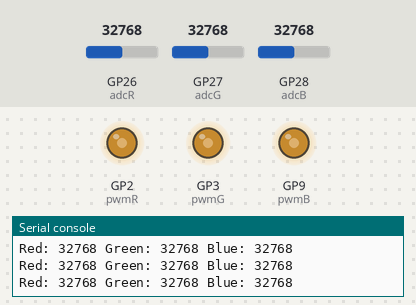
This program was run on a simulated Raspberry Pi Pico running MicroPython. Shown: output pins drawn as LEDs (lit = HIGH), the last lines printed to the serial console. The test bench sets the inputs (shaded band); at power-on: GP26 (adcR) = 32768, GP27 (adcG) = 32768, GP28 (adcB) = 32768 (analog values on the 0–65535 scale).

Above: at 1.2 s.
1.3 s: GP26 (adcR) set to 45874
At 2.3 s:
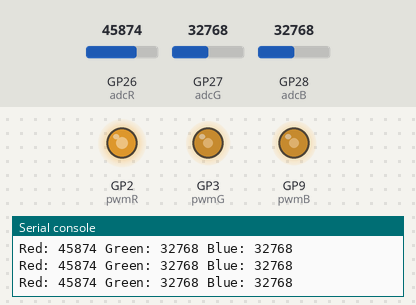
2.8 s: GP27 (adcG) set to 45874
At 3.8 s:
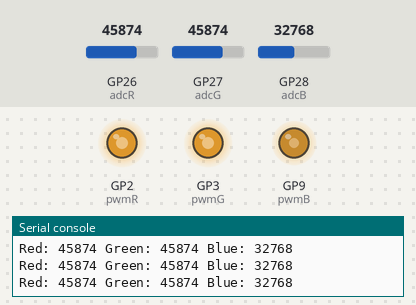
4.3 s: GP28 (adcB) set to 45874
At 5.2 s:
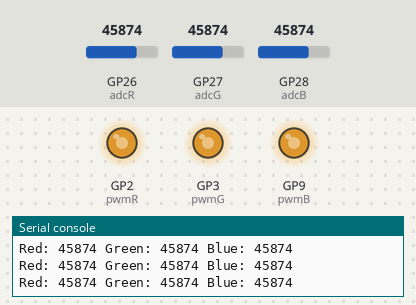
5.8 s: GP26 (adcR) set to 57670
At 6.7 s:
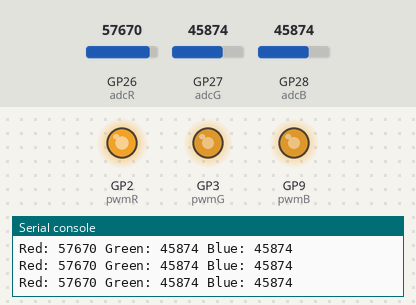
7.3 s: GP27 (adcG) set to 57670
At 8.1 s:
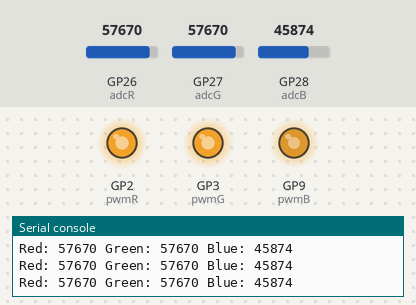
8.8 s: GP28 (adcB) set to 57670
At 9.6 s:
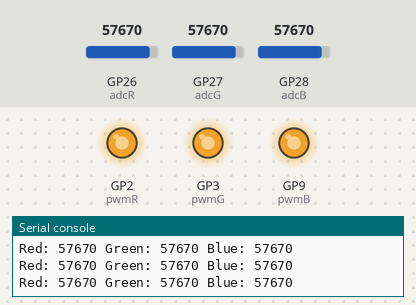
Timing chart, 0 to 11.3 s (numbered marks = the images above; inputs shaded):
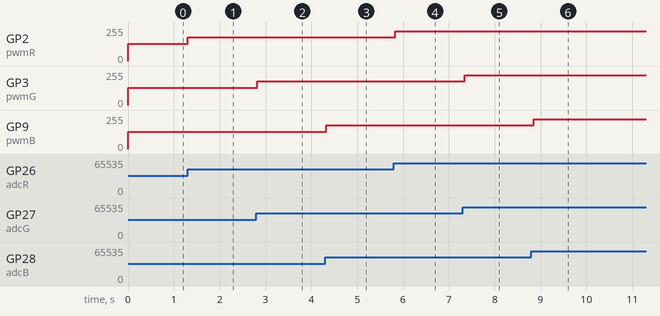

Measured:
- after the input at 1.3 s, GP2 (pwmR): 128/255 → 178/255 at once
- after the input at 2.8 s, GP3 (pwmG): 128/255 → 178/255 at once
- after the input at 4.3 s, GP9 (pwmB): 128/255 → 178/255 at once
- after the input at 5.8 s, GP2 (pwmR): 178/255 → 224/255 at once
- after the input at 7.3 s, GP3 (pwmG): 178/255 → 224/255 at once
- after the input at 8.8 s, GP9 (pwmB): 178/255 → 224/255 after 0.05 s

The program:

RGB_LED.py
```python
from machine import Pin, ADC, PWM
import time

# 初始化可變電阻的腳位
adcR = ADC(Pin(26))
adcG = ADC(Pin(27))
adcB = ADC(Pin(28))

# 設置RGB LED的腳位
pwmR = PWM(Pin(2))
pwmG = PWM(Pin(3))
pwmB = PWM(Pin(9))

# 設定PWM頻率
pwmR.freq(1000)
pwmG.freq(1000)
pwmB.freq(1000)

# 設定PWM占空比為0，指LED熄滅
pwmR.duty_u16(0)
pwmG.duty_u16(0)
pwmB.duty_u16(0)

# 主程式
while True:
    # 讀取每個可變電阻的ADC值，範圍介於0-65535
    rValue = adcR.read_u16()
    gValue = adcG.read_u16()
    bValue = adcB.read_u16()

    # 將ADC值映射到PWM佔空比，範圍介於0-65535
    pwmR.duty_u16(rValue)
    pwmG.duty_u16(gValue)
    pwmB.duty_u16(bValue)

    # 顯示RGB LED的當前顏色亮度
    print("Red:", rValue, "Green:", gValue, "Blue:", bValue)

    # 每100毫秒更新一次
    time.sleep(0.1)
```
